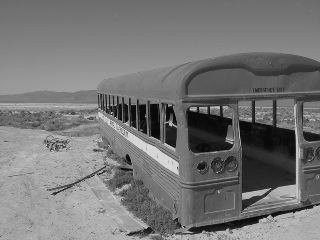
#> input picture Aufgabe5_Material/schrott.png, 320 x 240 px
$ python Aufgabe5.2.py
#> lines starting #> are read from the running program, lines starting #| are printed output that depends on the picture
#> further down, input_image is the input picture: shape (240, 320); min 0, max 230, mean 117.5
import cv2
import numpy as np
from matplotlib import pyplot as plt
def plotHistogram(image, cumulative=False):
    hist = cv2.calcHist([image], [0], None, [255], [0, 255])
    if cumulative:
        hist = hist.cumsum()
    hist /= hist.sum()

    plt.figure()
    plt.plot(hist)
    plt.show()
    return hist

def histogram_equalization(image):
    # Step 1: Compute histogram
    hist, bins = np.histogram(image.flatten(), 255, [0, 255])
#> hist = 255 values, max 2008 at index 124, min 0 at index 226, mean 301.2; bins = 256 values from 0 to 255

    # Step 2: Compute cumulative histogram
    cumulative_hist = hist.cumsum()
#> cumulative_hist = 255 values from 2 to 76800

    # Step 3: Compute cumulative distribution function (CDF)
    cdf = cumulative_hist / cumulative_hist[-1]
#> cdf = 255 values from 2.6e-05 to 1

    # Step 4: Scale CDF to the highest possible pixel intensity (usually 255)
    cdf_scaled = (cdf * 255).astype(np.uint8)
#> cdf_scaled = 255 values from 0 to 255

    # Step 5: Apply the resulting mapping to each pixel of the input image
    equalized_image = cdf_scaled[image]
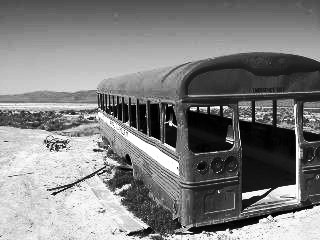
#> equalized_image: shape (240, 320); min 0, max 255, mean 128.1

    return equalized_image


# Load the input image
input_image = cv2.imread('Aufgabe5_Material/schrott.png', 0)  # Load as grayscale

# Apply histogram equalization
equalized_image = histogram_equalization(input_image)

# Display the original and equalized images
plt.subplot(1, 2, 1)
plt.imshow(input_image, cmap='gray')
plt.title('Original Image')

plt.subplot(1, 2, 2)
plt.imshow(equalized_image, cmap='gray')
plt.title('Equalized Image')

plotHistogram(input_image, True);
#> in plotHistogram, `hist = hist.cumsum()`: hist = 255 values from 2 to 76800
#> in plotHistogram, `hist /= hist.sum()`: hist = 255 values from 1.89e-07 to 0.00727
#> in plotHistogram, `plt.show()`:
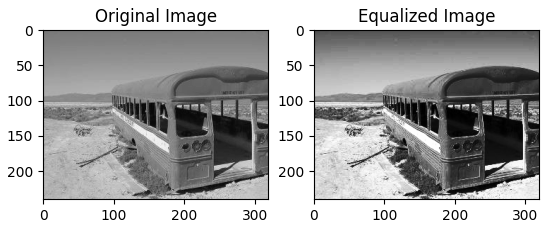
#> figure drawn by matplotlib, 2 panels
#> in plotHistogram, `plt.show()`:
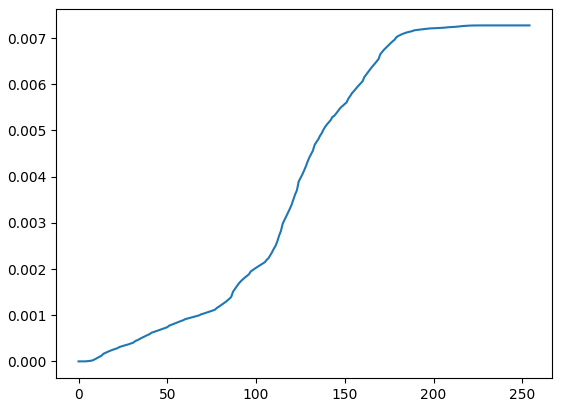
#> figure drawn by matplotlib, 1 panel; curve peaks at x = 230, y = 0.00727
plotHistogram(equalized_image, True);
#> call 2 of plotHistogram, with cumulative = True
#> in plotHistogram (call 2), `hist = cv2.calcHist([image], [0], None, [255], [0, 255])`: hist = 255 values, max 2008 at index 136, min 0 at index 26, mean 301.2
#> in plotHistogram (call 2), `hist = hist.cumsum()`: hist = 255 values from 253 to 76799
#> in plotHistogram (call 2), `hist /= hist.sum()`: hist = 255 values from 2.6e-05 to 0.00788
#> in plotHistogram (call 2), `plt.show()`:
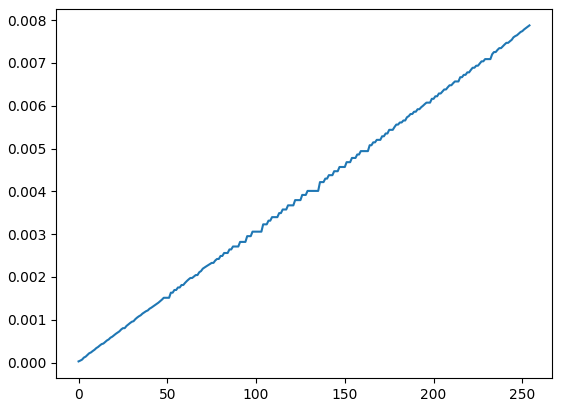
#> figure drawn by matplotlib, 1 panel; curve peaks at x = 254, y = 0.00788

plt.show()
